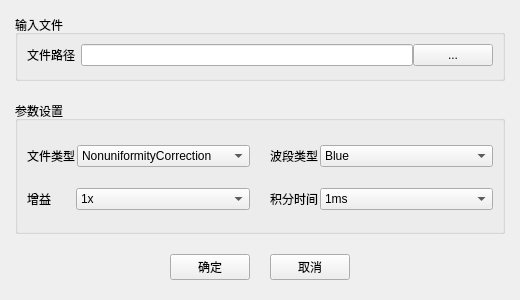
<?xml version="1.0" encoding="UTF-8"?>
<ui version="4.0">
 <class>BRP</class>
 <widget class="QWidget" name="BRP">
  <property name="geometry">
   <rect>
    <x>0</x>
    <y>0</y>
    <width>520</width>
    <height>300</height>
   </rect>
  </property>
  <property name="windowTitle">
   <string>盲元补偿</string>
  </property>
  <layout class="QVBoxLayout" name="verticalLayout_2" stretch="1,2,0">
   <property name="spacing">
    <number>20</number>
   </property>
   <property name="sizeConstraint">
    <enum>QLayout::SetDefaultConstraint</enum>
   </property>
   <property name="leftMargin">
    <number>15</number>
   </property>
   <property name="topMargin">
    <number>15</number>
   </property>
   <property name="rightMargin">
    <number>15</number>
   </property>
   <property name="bottomMargin">
    <number>20</number>
   </property>
   <item>
    <widget class="QGroupBox" name="inputFile">
     <property name="title">
      <string>输入文件</string>
     </property>
     <property name="flat">
      <bool>false</bool>
     </property>
     <layout class="QFormLayout" name="formLayout_2">
      <property name="topMargin">
       <number>9</number>
      </property>
      <property name="bottomMargin">
       <number>9</number>
      </property>
      <item row="0" column="0" colspan="2">
       <layout class="QHBoxLayout" name="horizontalLayout_9" stretch="12,0">
        <property name="spacing">
         <number>0</number>
        </property>
        <item>
         <layout class="QHBoxLayout" name="horizontalLayout_8" stretch="0,2">
          <property name="spacing">
           <number>5</number>
          </property>
          <item>
           <widget class="QLabel" name="fileLable">
            <property name="text">
             <string>文件路径</string>
            </property>
           </widget>
          </item>
          <item>
           <widget class="QLineEdit" name="fileEdit"/>
          </item>
         </layout>
        </item>
        <item>
         <layout class="QHBoxLayout" name="horizontalLayout_10" stretch="0">
          <property name="spacing">
           <number>0</number>
          </property>
          <property name="sizeConstraint">
           <enum>QLayout::SetFixedSize</enum>
          </property>
          <item>
           <widget class="QPushButton" name="fileOptionBnt">
            <property name="text">
             <string>...</string>
            </property>
            <property name="iconSize">
             <size>
              <width>5</width>
              <height>16</height>
             </size>
            </property>
           </widget>
          </item>
         </layout>
        </item>
       </layout>
      </item>
     </layout>
    </widget>
   </item>
   <item>
    <widget class="QGroupBox" name="parameterSetting">
     <property name="title">
      <string>参数设置</string>
     </property>
     <layout class="QFormLayout" name="formLayout">
      <item row="0" column="0" colspan="2">
       <layout class="QVBoxLayout" name="verticalLayout">
        <property name="topMargin">
         <number>15</number>
        </property>
        <property name="rightMargin">
         <number>0</number>
        </property>
        <property name="bottomMargin">
         <number>10</number>
        </property>
        <item>
         <layout class="QHBoxLayout" name="horizontalLayout_5">
          <property name="spacing">
           <number>20</number>
          </property>
          <property name="bottomMargin">
           <number>15</number>
          </property>
          <item>
           <layout class="QHBoxLayout" name="horizontalLayout" stretch="0,1">
            <property name="spacing">
             <number>2</number>
            </property>
            <property name="sizeConstraint">
             <enum>QLayout::SetFixedSize</enum>
            </property>
            <item>
             <widget class="QLabel" name="filtTypeLabel">
              <property name="text">
               <string>文件类型</string>
              </property>
             </widget>
            </item>
            <item>
             <widget class="QComboBox" name="fileTypeBox">
              <item>
               <property name="text">
                <string>NonuniformityCorrection</string>
               </property>
              </item>
              <item>
               <property name="text">
                <string>BlindPixelRemoval</string>
               </property>
              </item>
             </widget>
            </item>
           </layout>
          </item>
          <item>
           <layout class="QHBoxLayout" name="horizontalLayout_2" stretch="0,1">
            <property name="spacing">
             <number>2</number>
            </property>
            <item>
             <widget class="QLabel" name="bandTypeLabel">
              <property name="text">
               <string>波段类型</string>
              </property>
             </widget>
            </item>
            <item>
             <widget class="QComboBox" name="bandTypeBox">
              <item>
               <property name="text">
                <string>Blue</string>
               </property>
              </item>
              <item>
               <property name="text">
                <string>Green</string>
               </property>
              </item>
              <item>
               <property name="text">
                <string>Red</string>
               </property>
              </item>
             </widget>
            </item>
           </layout>
          </item>
         </layout>
        </item>
        <item>
         <layout class="QHBoxLayout" name="horizontalLayout_6">
          <property name="spacing">
           <number>20</number>
          </property>
          <item>
           <layout class="QHBoxLayout" name="horizontalLayout_3" stretch="0,1">
            <property name="spacing">
             <number>25</number>
            </property>
            <item>
             <widget class="QLabel" name="gainLabel">
              <property name="text">
               <string>增益</string>
              </property>
             </widget>
            </item>
            <item>
             <widget class="QComboBox" name="gainBox">
              <item>
               <property name="text">
                <string>1x</string>
               </property>
              </item>
              <item>
               <property name="text">
                <string>2x</string>
               </property>
              </item>
              <item>
               <property name="text">
                <string>10x</string>
               </property>
              </item>
              <item>
               <property name="text">
                <string>30x</string>
               </property>
              </item>
             </widget>
            </item>
           </layout>
          </item>
          <item>
           <layout class="QHBoxLayout" name="horizontalLayout_4" stretch="0,1">
            <property name="spacing">
             <number>2</number>
            </property>
            <item>
             <widget class="QLabel" name="timeLabel">
              <property name="text">
               <string>积分时间</string>
              </property>
             </widget>
            </item>
            <item>
             <widget class="QComboBox" name="timeBox">
              <item>
               <property name="text">
                <string>1ms</string>
               </property>
              </item>
              <item>
               <property name="text">
                <string>5ms</string>
               </property>
              </item>
              <item>
               <property name="text">
                <string>10ms</string>
               </property>
              </item>
              <item>
               <property name="text">
                <string>15ms</string>
               </property>
              </item>
              <item>
               <property name="text">
                <string>20ms</string>
               </property>
              </item>
              <item>
               <property name="text">
                <string>30ms</string>
               </property>
              </item>
              <item>
               <property name="text">
                <string>60ms</string>
               </property>
              </item>
             </widget>
            </item>
           </layout>
          </item>
         </layout>
        </item>
       </layout>
      </item>
     </layout>
    </widget>
   </item>
   <item>
    <layout class="QHBoxLayout" name="horizontalLayout_7" stretch="1,0,0,1">
     <property name="spacing">
      <number>20</number>
     </property>
     <item>
      <spacer name="horizontalSpacer">
       <property name="orientation">
        <enum>Qt::Horizontal</enum>
       </property>
       <property name="sizeHint" stdset="0">
        <size>
         <width>20</width>
         <height>20</height>
        </size>
       </property>
      </spacer>
     </item>
     <item>
      <widget class="QPushButton" name="okBnt">
       <property name="text">
        <string>确定</string>
       </property>
      </widget>
     </item>
     <item>
      <widget class="QPushButton" name="cancelBnt">
       <property name="text">
        <string>取消</string>
       </property>
      </widget>
     </item>
     <item>
      <spacer name="horizontalSpacer_2">
       <property name="orientation">
        <enum>Qt::Horizontal</enum>
       </property>
       <property name="sizeHint" stdset="0">
        <size>
         <width>10</width>
         <height>20</height>
        </size>
       </property>
      </spacer>
     </item>
    </layout>
   </item>
  </layout>
 </widget>
 <resources/>
 <connections>
  <connection>
   <sender>cancelBnt</sender>
   <signal>clicked()</signal>
   <receiver>BRP</receiver>
   <slot>close()</slot>
   <hints>
    <hint type="sourcelabel">
     <x>307</x>
     <y>266</y>
    </hint>
    <hint type="destinationlabel">
     <x>259</x>
     <y>149</y>
    </hint>
   </hints>
  </connection>
  <connection>
   <sender>okBnt</sender>
   <signal>clicked()</signal>
   <receiver>BRP</receiver>
   <slot>close()</slot>
   <hints>
    <hint type="sourcelabel">
     <x>212</x>
     <y>266</y>
    </hint>
    <hint type="destinationlabel">
     <x>259</x>
     <y>149</y>
    </hint>
   </hints>
  </connection>
 </connections>
</ui>
